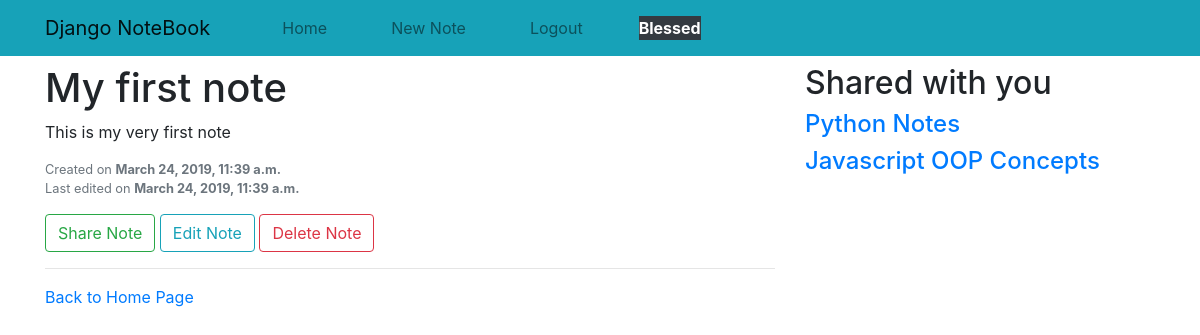
Page /note/1/ (signed in) on the earlier database version.
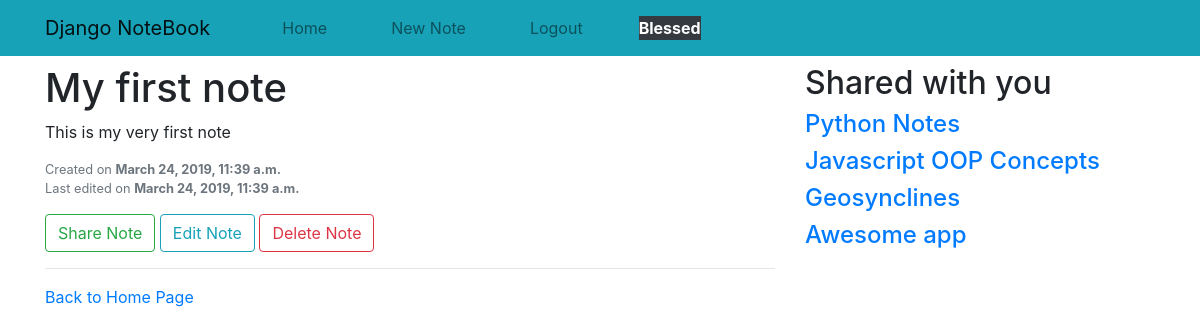
Same page on the later database version.
### notes/models.py (models this page shows, shortened)
class Note(models.Model):
    title = models.CharField(max_length=120, unique=True)
    content = models.TextField()
    created = models.DateTimeField(auto_now_add=True)
    updated = models.DateTimeField(auto_now=True)
    owner = models.ForeignKey(settings.AUTH_USER_MODEL, on_delete=models.CASCADE, related_name='notes')
    users = models.ManyToManyField(settings.AUTH_USER_MODEL, related_name='shared_notes')
    def get_absolute_url(self):
        return reverse('note_detail', kwargs={'id': self.id})

### notes/views.py (the view)
# urls.py: path('note/<int:id>/', views.note_detail, name='note_detail'),
@login_required
def note_detail(request, id):
    note = get_object_or_404(Note, id=id)
    shared = request.user.shared_notes.all()
    if (note.owner == request.user) or (request.user in note.users.all()):
        return render(request, 'detail.html', {'note': note, 'shared_notes': shared})
    else:
        raise Http404('You don\'t have access to these notes')

### notes/templates/detail.html
{% extends 'base.html' %}
{% block content %}
    <div class="row">
        <div class="col-md-8">
            <h1>{{ note.title }}</h1>
            <p class="text-justify">
                {{ note.content }}
            </p>
            {% if request.user == note.owner %}
            <p class="text-muted small">Created on <span class="font-weight-bolder">{{ note.created }}</span> <br>
                Last edited on <span class="font-weight-bolder">{{ note.updated }}</span></p>
                <a class="btn btn-outline-success" href="{% url 'share_note' note.id %}">Share Note</a>
                <a class="btn btn-outline-info" href="{% url 'edit_note' note.id %}">Edit Note</a>
                <a class="btn btn-outline-danger" href="{% url 'delete_note' note.id %}">Delete Note</a>
            {% else %}
                <p class="text-muted small">Shared to you by <span class="font-weight-bolder">{{ note.owner.username }}</span>
            {% endif %}
            <hr>
            <a href="{% url 'home' %}">Back to Home Page</a>
        </div>
        {% include '_sidebar.html' %}
    </div>
{% endblock %}

### notes/templates/_sidebar.html
<div class="col-md-4">
    <h2>Shared with you</h2>
    {% for note in shared_notes %}
        <h4><a href="{{ note.get_absolute_url }}">{{ note.title }}</a></h4>
    {% empty %}
        <h4>No one has shared any notes with you yet :(</h4>
    {% endfor %}
</div>

Differences in the rows shown:
now on this page (row unchanged): Note: title "Geosynclines"
added Note: title "Awesome app"
